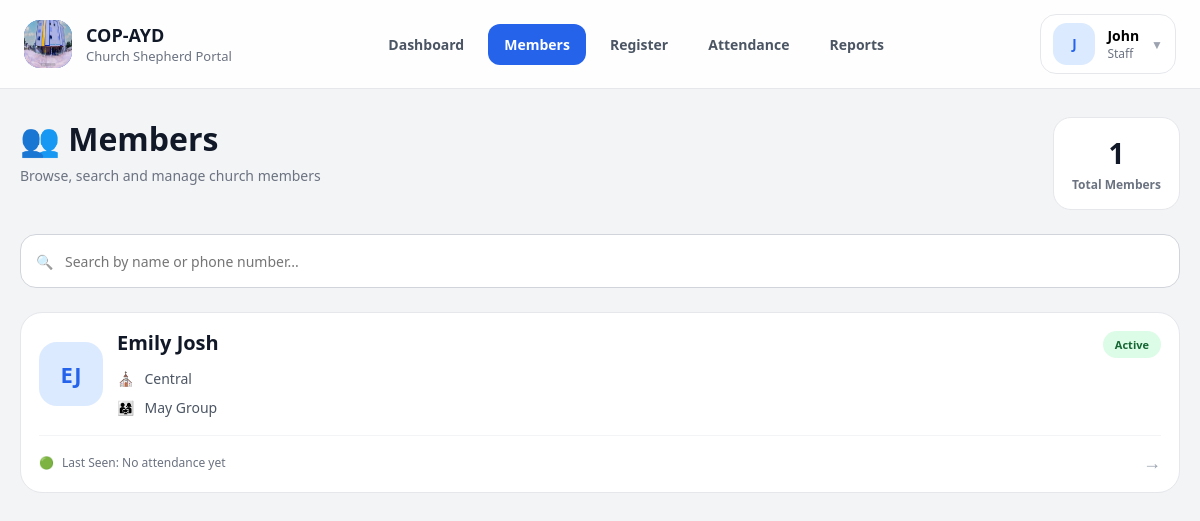
/members/ (signed in), run on the app's committed database.
### members/models.py (models this page shows, shortened)
class Member(models.Model):
    first_name = models.CharField(max_length=100)
    last_name = models.CharField(max_length=100)
    date_of_birth = models.DateField()
    primary_phone = models.CharField(max_length=20)
    secondary_phone = models.CharField(
        max_length=20,
        blank=True,
        null=True
    )
    email = models.EmailField(blank=True, null=True)
    image = models.ImageField(
        upload_to='profiles/',
        blank=True,
        null=True
    )
    session = models.ForeignKey(
        Session,
        on_delete=models.SET_NULL,
        null=True,
        related_name='members'
    )
    shepherd_group = models.ForeignKey(
        ShepherdGroup,
        on_delete=models.SET_NULL,
        null=True,
        related_name='members'
    )
    registered_by = models.ForeignKey(
        User,
        on_delete=models.SET_NULL,
        null=True,
        related_name='registered_members'
    )
    updated_by = models.ForeignKey(
        User,
        on_delete=models.SET_NULL,
        null=True,
        blank=True,
        related_name='updated_members'
    )
    created_at = models.DateTimeField(auto_now_add=True)
    updated_at = models.DateTimeField(auto_now=True)
    is_active = models.BooleanField(default=True)

class Session(models.Model):
    SESSION_CHOICES = [
        ('central', 'Central'),
        ('english', 'English'),
    ]
    name = models.CharField(
        max_length=20,
        choices=SESSION_CHOICES,
        unique=True
    )

class ShepherdGroup(models.Model):
    MONTH_CHOICES = [
        (1, 'January'),
        (2, 'February'),
        (3, 'March'),
        (4, 'April'),
        (5, 'May'),
        (6, 'June'),
        (7, 'July'),
        (8, 'August'),
        (9, 'September'),
        (10, 'October'),
        (11, 'November'),
        (12, 'December'),
    ]
    name = models.CharField(max_length=100)
    birth_month = models.IntegerField(choices=MONTH_CHOICES)
    session = models.ForeignKey(
        Session,
        on_delete=models.CASCADE,
        related_name='groups'
    )

### members/views.py (the view, shortened to what this page needs)
# urls.py: path('members/', member_list, name='member_list'),
@login_required
def member_list(request):
    query = request.GET.get('q')
    members = get_accessible_members(request.user)
    for member in members:
        last_attendance = Attendance.objects.filter(
            member=member,
            present=True
        ).order_by('-date').first()
        member.last_seen = (
            last_attendance.date
            if last_attendance
            else None
        )
    context = {
        'members': members,
        'query': query,
        'active_page': 'members'
    }
    html = render_to_string(
        'members/partials/member_list_content.html',
        context,
        request=request
    )
    if request.headers.get('X-Requested-With') == 'XMLHttpRequest':
        return HttpResponse(html)
    return render(
        request,
        'members/member_list.html',
        context
    )

### members/views.py (called while the page is built, shortened)
def get_user_role(user):
    if user.is_superuser:
        return 'superuser'
    if hasattr(user, 'profile'):
        return user.profile.role
    return None

def get_accessible_members(user):
    role = get_user_role(user)
    if user.is_superuser or role == 'pastor':
        return Member.objects.filter(is_active=True)
    elif role == 'elder':
        return Member.objects.filter(
            session=user.profile.session,
            is_active=True
        )
    elif role == 'shepherd_leader':
        return Member.objects.filter(
            shepherd_group=user.profile.shepherd_group,
            is_active=True
        )
    elif role == 'administrator':
        return Member.objects.filter(is_active=True)
    return Member.objects.none()

### members/templates/members/partials/member_list_content.html (shortened to what this page needs)
{% load custom_tags %}
<div class="members-page">
    <div class="members-header">
        <div>
            <h1 class="members-title">
                👥 Members
            </h1>
            <p class="members-subtitle">
                Browse, search and manage church members
            </p>
        </div>
        <div class="members-summary-card">
            <div class="members-summary-number">
                {{ members|length }}
            </div>
            <div class="members-summary-label">
                Total Members
            </div>
        </div>
    </div>
    <div class="members-toolbar">
        <div class="members-search-wrapper">
            <span class="members-search-icon">
                🔍
            </span>
            <input type="text"
                   id="search"
                   class="members-search-input js-search-input"
                   placeholder="Search by name or phone number...">
        </div>
    </div>
    <div id="members-container"
         class="members-grid">
        {% for member in members %}
        <a href="/member/{{ member.id }}/"
           class="member-card js-member-card"
           data-name="{{ member.first_name }} {{ member.last_name }}"
           data-phone="{{ member.primary_phone }} {{ member.secondary_phone }}">
            <div class="member-card-top">
                <div class="member-main-row">
                    <div class="member-avatar-wrapper">
                        {% if member.image %}
                            <img src="{{ member.image.url }}"
                                class="member-avatar"
                                alt="{{ member.first_name }}">
                        {% else %}
                            <div class="member-avatar member-avatar-placeholder">
                                {{ member.first_name|first }}{{ member.last_name|first }}
                            </div>
                        {% endif %}
                    </div>
                    <div class="member-card-body">
                        <h3 class="member-name">
                            {{ member.first_name }} {{ member.last_name }}
                        </h3>
                        <div class="member-meta-list">
                            {% if member.session %}
                            <div class="member-meta-item">
                                <span class="member-meta-icon">⛪</span>
                                <span>{{ member.session.name | capfirst }}</span>
                            </div>
                            {% endif %}
                            {% if member.shepherd_group %}
                            <div class="member-meta-item">
                                <span class="member-meta-icon">👨‍👩‍👧</span>
                                <span>{{ member.shepherd_group.name }}</span>
                            </div>
                            {% endif %}
                        </div>
                    </div>
                </div>
                <div class="member-status-indicator">
                    Active
                </div>
            </div>
            <div class="member-card-footer">
                <div class="member-last-seen">
                    <span class="member-meta-icon">
                        🟢
                    </span>
                    <span>
                        Last Seen:
                        {{ member.last_seen|default:"No attendance yet" }}
                    </span>
                </div>
                <div class="member-card-arrow">
                    →
                </div>
            </div>
        </a>
        {% endfor %}
    </div>
</div>

### members/templates/members/base.html (shortened to what this page needs)
{% load static %}
<!DOCTYPE html>
<html lang="en">
<head>
    <link rel="stylesheet"
        href="{% static 'members/css/base.css' %}">
    <link rel="stylesheet"
        href="{% static 'members/css/layout.css' %}">
    <link rel="stylesheet"
        href="{% static 'members/css/components.css' %}">
    <link rel="stylesheet"
        href="{% static 'members/css/mobile.css' %}">
    <link rel="stylesheet"
        href="{% static 'members/css/dashboard.css' %}">
    <link rel="stylesheet"
        href="{% static 'members/css/attendance.css' %}">
    <link rel="stylesheet"
        href="{% static 'members/css/member_list.css' %}">
    <link rel="stylesheet"
        href="{% static 'members/css/member_inner.css' %}">
    <link rel="stylesheet"
        href="{% static 'members/css/member_detail.css' %}">
    <link rel="stylesheet"
        href="{% static 'members/css/register.css' %}">
    <link rel="stylesheet"
        href="{% static 'members/css/report.css' %}">
    <link rel="stylesheet"
        href="{% static 'members/css/login.css' %}">
</head>
<body>
{% if request.user.is_authenticated %}
<header class="app-header">
    <div class="app-header-inner">
        <div class="app-header-left">
            <a href="/"
               class="app-brand">
                <div class="app-brand-icon">
                    <img src="{% static 'members/imgs/church-logo.jpg' %}" alt="Logo">
                </div>
                <div class="app-brand-content">
                    <span class="app-brand-title">
                        COP-AYD
                    </span>
                    <span class="app-brand-subtitle">
                        Church Shepherd Portal
                    </span>
                </div>
            </a>
        </div>
        <nav class="app-nav">
            <a href="/"
            class="app-nav-link">
                Dashboard
            </a>
            <a href="/members/"
            class="app-nav-link">
                Members
            </a>
            <a href="/register/"
            class="app-nav-link">
                Register
            </a>
            <a href="/attendance/"
            class="app-nav-link">
                Attendance
            </a>
            <a href="/reports/"
            class="app-nav-link">
                Reports
            </a>
        </nav>
        <div class="app-user-dropdown">
            <button type="button"
                    class="app-user-trigger"
                    onclick="toggleUserMenu()">
                <div class="app-user-avatar">
                    {{ request.user.username|first|upper }}
                </div>
                <div class="app-user-meta">
                    <span class="app-user-name">
                        {{ request.user.username }}
                    </span>
                    <span class="app-user-role">
                        {% if request.user.is_superuser %}
                            Administrator
                        {% elif request.user.is_staff %}
                            Staff
                        {% else %}
                            User
                        {% endif %}
                    </span>
                </div>
                <span class="app-user-chevron">
                    ▼
                </span>
            </button>
        </div>
    </div>
</header>
{% endif %}
<main class="app-main">
    <div class="app-container"
         id="content">
        {% block content %}
        {% endblock %}
    </div>
</main>
</body>
</html>

### members/static/members/css/base.css (style rules this page uses)
* { margin: 0; padding: 0; box-sizing: border-box; }
body { font-family: Inter, Arial, sans-serif; background: #f3f4f6; color: #111827; min-height: 100vh; }
a { text-decoration: none; color: inherit; }
button { font-family: inherit; }

### members/static/members/css/layout.css (style rules this page uses)
.app-header { position: sticky; top: 0; z-index: 100; background: rgba(255,255,255,0.9); backdrop-filter: blur(12px); border-bottom: 1px solid #e5e7eb; }
.app-header-inner { max-width: 1400px; margin: auto; padding: 14px 24px; display: flex; align-items: center; justify-content: space-between; gap: 20px; }
.app-header-left { display: flex; align-items: center; gap: 14px; }
.app-brand { display: flex; align-items: center; gap: 14px; }
.app-brand-icon { width: 48px; height: 48px; border-radius: 16px; background: linear-gradient( 135deg, #2563eb, #1d4ed8 ); display: flex; align-items: center; justify-content: center; color: white; font-size: 22px; flex-shrink: 0; }
.app-brand-icon img { width: 48px; height: 48px; border-radius: 16px; display: flex; align-items: center; justify-content: center; font-size: 22px; flex-shrink: 0; }
.app-brand-content { display: flex; flex-direction: column; }
.app-brand-title { font-size: 18px; font-weight: 800; color: #111827; }
.app-brand-subtitle { font-size: 13px; color: #6b7280; }
.app-nav { display: flex; align-items: center; gap: 8px; }
.app-nav-link { padding: 11px 16px; border-radius: 12px; color: #4b5563; font-size: 14px; font-weight: 600; transition: 0.2s ease; }
.app-nav-link.active { background: #2563eb; color: white; }
.app-user-dropdown { position: relative; }
.app-user-trigger { border: none; background: white; border: 1px solid #e5e7eb; border-radius: 16px; padding: 8px 12px; cursor: pointer; display: flex; align-items: center; gap: 12px; transition: 0.2s ease; }
.app-user-avatar { width: 42px; height: 42px; border-radius: 14px; background: #dbeafe; color: #2563eb; display: flex; align-items: center; justify-content: center; font-weight: 700; }
.app-user-meta { display: flex; flex-direction: column; align-items: flex-start; }
.app-user-name { font-size: 14px; font-weight: 700; }
.app-user-role { font-size: 12px; color: #6b7280; }
.app-user-chevron { font-size: 12px; color: #9ca3af; }
.app-main { padding: 28px 20px; }
.app-container { max-width: 1400px; margin: auto; }

### members/static/members/css/login.css (style rules this page uses)
* { margin: 0; padding: 0; box-sizing: border-box; font-family: "Segoe UI", Tahoma, Geneva, Verdana, sans-serif; }

### data on the page
Member: first_name|first "E", last_name|first "J", first_name "Emily", last_name "Josh", session.name "Central", shepherd_group.name "May Group", last_seen "No attendance yet"

### other printed values
{{ request.user.username|first|upper }} "J"
{{ request.user.username }} "John"
{{ members|length }} "1"
